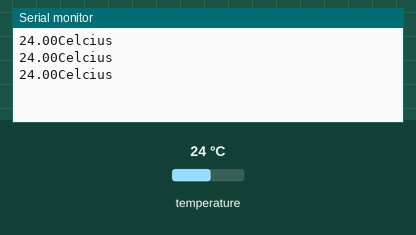
This sketch was run on a simulated Arduino Uno, built with avr-gcc and run on an emulated ATmega328P. Shown: the last lines printed to the serial monitor. Inputs (shaded band) come from the test bench; at power-on: temperature 24 °C.

Above: at 2.3 s.
2.4 s: temperature set to 12 °C
At 3.4 s:
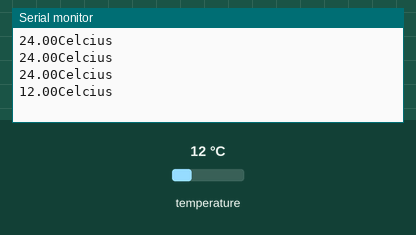
3.9 s: temperature set to 19 °C
At 3.9 s:
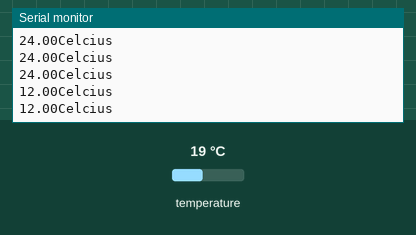
Timing chart, 0 to 6.9 s (numbered marks = the images above; inputs shaded):
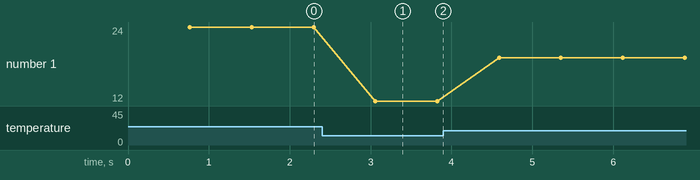

The sketch:

suhuds_arduino.ino
```cpp
#include <OneWire.h>

#include <DallasTemperature.h>

#define ONE_WIRE_BUS 8

OneWire oneWire(ONE_WIRE_BUS);

DallasTemperature sensorSuhu(&oneWire);

float nilai_suhu;

void setup() {

  // put your setup code here, to run once:

  Serial.begin(9600);

}

float baca_suhu(){

  sensorSuhu.requestTemperatures();

  float suhu = sensorSuhu.getTempCByIndex(0);

  return suhu; }

void loop() {

  // put your main code here, to run repeatedly:

  nilai_suhu=baca_suhu();

  Serial.print(nilai_suhu);

  Serial.println("Celcius");

}
```

Measured:
- after the input at 2.4 s, the serial monitor: prints a new line after 0.66 s (image 1)
- plotted number 1: 24 → 12 after the input at 2.4 s, 12 → 19 after the input at 3.9 s
